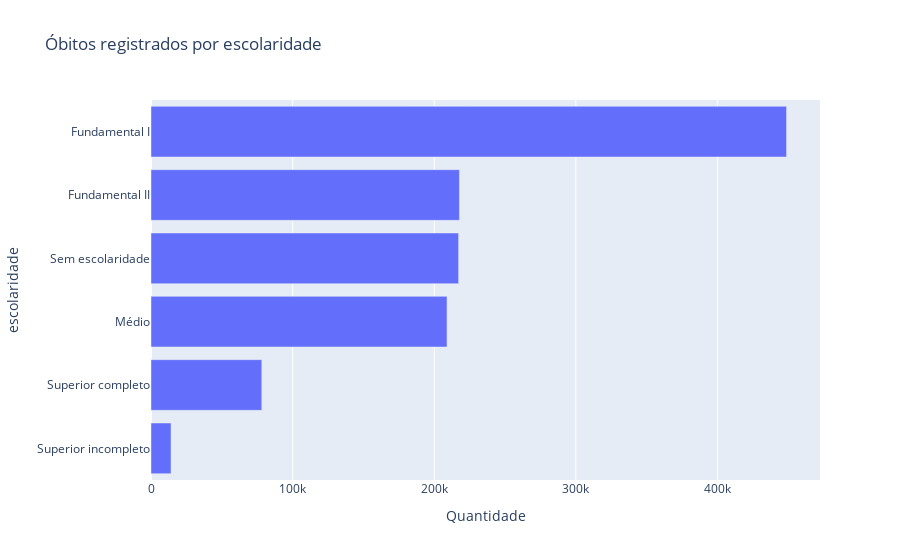

Source (notebook cell):
### Code cell
contagem = (df_final['escolaridade'].value_counts().reset_index())
contagem = contagem[contagem['escolaridade'] != 'Ignorado']
contagem.columns = ['escolaridade', 'quantidade']

fig = px.bar (
    contagem,
    x='quantidade',
    y='escolaridade',
    orientation='h',
    title='Óbitos registrados por escolaridade',
    labels={
        'quantidade': 'Quantidade',
        'tipo_obito': 'Escolaridade'
    }
)

fig.update_layout(
    yaxis=dict(autorange='reversed')
)

fig.show()

### Figure 1 — Plotly figure (JSON) as saved in the notebook; plotly's stock layout.template omitted (floating-point values rounded to 4 significant figures)
{"data": [{"hovertemplate": "Quantidade=%{x}<br>escolaridade=%{y}<extra></extra>", "legendgroup": "", "marker": {"color": "#636efa", "pattern": {"shape": ""}}, "name": "", "orientation": "h", "showlegend": false, "textposition": "auto", "type": "bar", "x": [448766, 217783, 217216, 209037, 78219, 14146], "xaxis": "x", "y": ["Fundamental I", "Fundamental II", "Sem escolaridade", "Médio", "Superior completo", "Superior incompleto"], "yaxis": "y"}], "layout": {"barmode": "relative", "legend": {"tracegroupgap": 0}, "title": {"text": "Óbitos registrados por escolaridade"}, "xaxis": {"anchor": "y", "domain": [0, 1], "title": {"text": "Quantidade"}}, "yaxis": {"anchor": "x", "autorange": "reversed", "domain": [0, 1], "title": {"text": "escolaridade"}}}}
